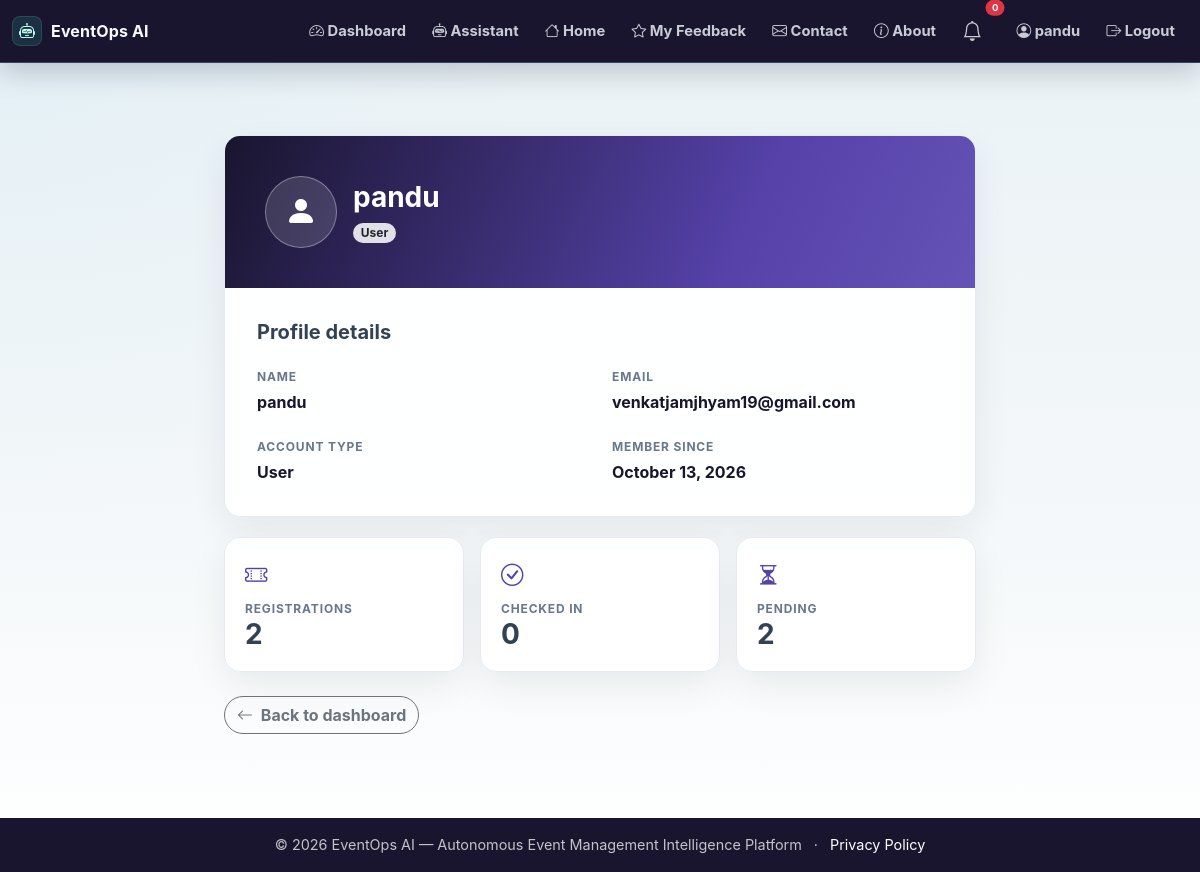
The page /profile (signed in) on the database its author committed.
### app.py (models this page shows, shortened)
class User(UserMixin, db.Model):
    id = db.Column(db.Integer, primary_key=True)
    name = db.Column(db.String(100), nullable=False)
    email = db.Column(db.String(100), unique=True, nullable=False)
    password_hash = db.Column(db.String(200), nullable=False)
    role = db.Column(db.String(20), default='user')
    created_at = db.Column(db.DateTime, default=lambda: datetime.now(timezone.utc))

### app.py (the view)
@app.route('/profile')
@login_required
def profile():
    user_regs = Registration.query.filter_by(user_id=current_user.id).all()
    total_regs = len(user_regs)
    checked_in = sum(1 for r in user_regs if r.checked_in)
    pending = total_regs - checked_in
    stats = {
        'total_registrations': total_regs,
        'checked_in': checked_in,
        'pending': pending,
    }
    return render_template('profile.html', stats=stats)

### app.py (called while the page is built)
@login_manager.user_loader
def load_user(user_id):
    return User.query.get(int(user_id))

### templates/profile.html (shortened to what this page needs)
{% extends "base.html" %}
{% block content %}
<div class="container profile-wrapper">
    <div class="row justify-content-center g-4">
        <div class="col-lg-8">
            <section class="profile-card">
                <div class="profile-header d-flex align-items-center gap-3">
                    <div class="profile-avatar"><i class="bi bi-person-fill"></i></div>
                    <div>
                        <h1 class="h3 fw-bold mb-1">{{ current_user.name }}</h1>
                        <span class="badge rounded-pill bg-light text-dark">{{ current_user.role|title }}</span>
                    </div>
                </div>
                <div class="profile-body">
                    <h2 class="h5 fw-bold mb-4">Profile details</h2>
                    <div class="row g-4">
                        <div class="col-sm-6"><div class="profile-label mb-1">Name</div><div class="profile-value">{{ current_user.name }}</div></div>
                        <div class="col-sm-6"><div class="profile-label mb-1">Email</div><div class="profile-value">{{ current_user.email }}</div></div>
                        <div class="col-sm-6"><div class="profile-label mb-1">Account type</div><div class="profile-value">{{ current_user.role|title }}</div></div>
                        <div class="col-sm-6"><div class="profile-label mb-1">Member since</div><div class="profile-value">{{ current_user.created_at.strftime('%B %d, %Y') if current_user.created_at else '—' }}</div></div>
                    </div>
                </div>
            </section>
            <div class="row g-3 mt-1">
                <div class="col-md-4"><div class="profile-stat h-100"><i class="bi bi-ticket-perforated d-block mb-2"></i><div class="profile-label">Registrations</div><div class="h3 fw-bold mb-0">{{ stats.total_registrations }}</div></div></div>
                <div class="col-md-4"><div class="profile-stat h-100"><i class="bi bi-check-circle d-block mb-2"></i><div class="profile-label">Checked in</div><div class="h3 fw-bold mb-0">{{ stats.checked_in }}</div></div></div>
                <div class="col-md-4"><div class="profile-stat h-100"><i class="bi bi-hourglass-split d-block mb-2"></i><div class="profile-label">Pending</div><div class="h3 fw-bold mb-0">{{ stats.pending }}</div></div></div>
            </div>
            <a href="{{ url_for('dashboard') }}" class="btn btn-outline-secondary mt-4"><i class="bi bi-arrow-left me-1"></i> Back to dashboard</a>
        </div>
    </div>
</div>
{% endblock %}

### templates/base.html (shortened to what this page needs)
<!DOCTYPE html>
<html lang="en">
<head>
<link href="https://cdn.jsdelivr.net/npm/bootstrap@5.3.0/dist/css/bootstrap.min.css" rel="stylesheet">
<link rel="stylesheet" href="https://cdn.jsdelivr.net/npm/bootstrap-icons@1.11.0/font/bootstrap-icons.css">
<link rel="stylesheet" href="{{ url_for('static', filename='css/style.css', v='futuristic-purple-20261030') }}">
</head>
<body>
<nav class="navbar navbar-expand-lg navbar-dark shadow-sm">
<div class="container-fluid">
<a class="navbar-brand fw-bold" href="{{ url_for('index') }}">
<i class="bi bi-robot"></i>EventOps AI
</a>
<div class="collapse navbar-collapse" id="navbarNav">
<ul class="navbar-nav ms-auto align-items-lg-center">
                    {% if current_user.is_authenticated %}
<li class="nav-item">
<a class="nav-link" href="{{ url_for('dashboard') }}">
<i class="bi bi-speedometer2"></i> Dashboard
</a>
</li>
<li class="nav-item">
<a class="nav-link" href="{{ url_for('assistant_page') }}">
<i class="bi bi-robot"></i> Assistant
</a>
</li>
<li class="nav-item">
<a class="nav-link" href="{{ url_for('index') }}">
<i class="bi bi-house"></i> Home
</a>
</li>
<li class="nav-item">
<a class="nav-link" href="{{ url_for('feedback_list') }}">
<i class="bi bi-star"></i> My Feedback
</a>
</li>
<li class="nav-item">
<a class="nav-link" href="{{ url_for('contact') }}">
<i class="bi bi-envelope"></i> Contact
</a>
</li>
<li class="nav-item">
<a class="nav-link" href="{{ url_for('about') }}">
<i class="bi bi-info-circle"></i> About
</a>
</li>
<li class="nav-item position-relative me-2">
<a class="nav-link" href="#" title="Notifications" data-bs-toggle="dropdown">
<i class="bi bi-bell fs-5"></i>
<span class="position-absolute top-0 start-100 translate-middle badge rounded-pill bg-danger" style="font-size:0.6rem;">
                                    0
</span>
</a>
</li>
<li class="nav-item">
<a class="nav-link" href="{{ url_for('profile') }}">
<i class="bi bi-person-circle"></i> {{ current_user.name }}
</a>
</li>
<li class="nav-item">
<a class="nav-link" href="{{ url_for('logout') }}">
<i class="bi bi-box-arrow-right"></i> Logout
</a>
</li>
                    {% endif %}
</ul>
</div>
</div>
</nav>
<main class="container-fluid py-4">
        {% block content %}{% endblock %}
</main>
<footer class="footer bg-dark text-white py-3 mt-4">
<div class="container text-center">
<span>© 2026 EventOps AI — Autonomous Event Management Intelligence Platform</span>
<span class="mx-2" aria-hidden="true">·</span>
<a class="text-white" href="{{ url_for('privacy') }}">Privacy Policy</a>
</div>
</footer>
</body>
</html>

### static/css/style.css (style rules this page uses)
:root { --eo-ink: #19152E; --eo-muted: #64748b; --eo-body: #334155; --eo-bg: #eaf2f5; --eo-surface: #ffffff; --eo-line: #d8e3e9; --eo-navy: #19152E; --eo-blue: #5541A8; --eo-indigo: #19152E; --eo-teal: #B7A5FF; --eo-amber: #f59e0b; --eo-rose: #e11d48; --eo-shadow: 0 22px 60px rgba(15, 23, 42, 0.11); --eo-soft-shadow: 0 14px 36px rgba(15, 23, 42, 0.08); }
* { letter-spacing: 0; }
html { scroll-behavior: smooth; }
body { min-height: 100vh; color: var(--eo-body); background: radial-gradient(circle at top left, rgba(139, 206, 255, 0.08), transparent 34rem), linear-gradient(180deg, var(--eo-bg) 0%, #f3f7f9 55%, #ffffff 100%); font-family: "Inter", "Segoe UI", system-ui, -apple-system, BlinkMacSystemFont, sans-serif; }
a { text-decoration: none; }
.navbar { position: sticky; top: 0; z-index: 1030; min-height: 60px; border-bottom: 1px solid rgba(139, 206, 255, 0.25); background: #19152E !important; box-shadow: 0 10px 28px rgba(16, 27, 53, 0.2) !important; backdrop-filter: blur(14px); }
.navbar .container-fluid { width: min(1240px, calc(100% - 24px)); margin: 0 auto; padding-left: 0; padding-right: 0; }
.navbar-brand { display: inline-flex; align-items: center; gap: 9px; font-size: 1rem; letter-spacing: .01em; color: #f7fbff !important; font-weight: 800; }
.navbar-brand i { display: inline-flex; width: 30px; height: 30px; align-items: center; justify-content: center; border-radius: 8px; color: #bff8eb; background: rgba(45, 212, 191, 0.14); box-shadow: inset 0 0 0 1px rgba(125, 211, 200, 0.16); }
.navbar-dark .navbar-nav .nav-link { position: relative; border-radius: 999px; color: rgba(245, 249, 255, 0.8); font-size: 0.92rem; font-weight: 650; padding: 0.5rem 0.82rem; transition: background 0.2s ease, color 0.2s ease, transform 0.2s ease; }
main.container-fluid { width: min(1240px, calc(100% - 24px)); min-height: calc(100vh - 138px); margin: 0 auto; padding: 24px 0 0 !important; }
.btn { border-radius: 999px; font-weight: 750; box-shadow: none !important; }
h1, h2, h3, h4, h5, h6, .section-title, .eo-section-title { color: var(--eo-navy); }
.footer { margin-top: 36px !important; background: var(--eo-navy) !important; color: rgba(255, 255, 255, 0.74) !important; font-size: 0.9rem; }
.bg-light { background: rgba(255, 255, 255, 0.86) !important; }

### templates/profile.html (style rules this page uses)
.profile-wrapper { padding:clamp(1rem,4vw,3rem) 0; }
.profile-card, .profile-stat { border:1px solid #e5eaf2; border-radius:16px; background:rgba(255,255,255,.96); box-shadow:0 14px 36px rgba(15,23,42,.07); overflow:hidden; }
.profile-header { padding:clamp(1.5rem,4vw,2.5rem); color:#fff; background:linear-gradient(115deg,#19152E 0%,#5541A8 68%,#7664c5 130%); }
.profile-avatar { display:grid; place-items:center; width:72px; height:72px; border:1px solid rgba(255,255,255,.35); border-radius:50%; background:rgba(255,255,255,.14); font-size:2rem; }
.profile-body { padding:clamp(1.2rem,3vw,2rem); }
.profile-label { color:#68778c; font-size:.75rem; font-weight:700; letter-spacing:.07em; text-transform:uppercase; }
.profile-value { color:#19152E; font-weight:650; overflow-wrap:anywhere; }
.profile-stat { padding:1.25rem; }
.profile-stat i { color:#5541A8; font-size:1.4rem; }

### rows shown on the page
User: name "pandu", role "User", email "venkatjamjhyam19@gmail.com", created_at "October 13, 2026"

### other values the page prints
{{ stats.total_registrations }} "2"
{{ stats.checked_in }} "0"
{{ stats.pending }} "2"
